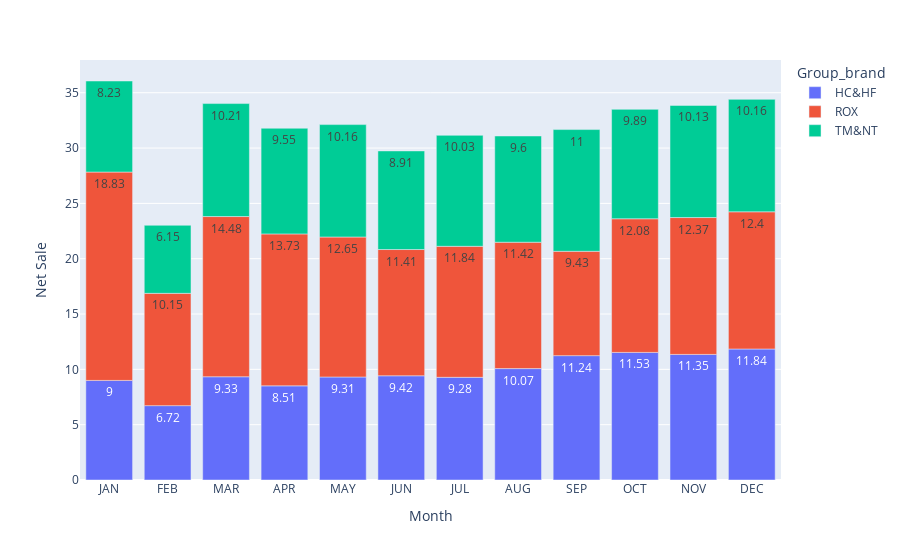

The notebook cell this image was saved under:
### Code cell
fig = px.bar(df1_3, x='Month', y='Net Sale', color='Group_brand', text='Net Sale')
fig.show()

### Figure 1 — Plotly figure (JSON) as saved in the notebook; plotly's stock layout.template omitted (floating-point values rounded to 4 significant figures)
{"data": [{"alignmentgroup": "True", "hovertemplate": "Group_brand=HC&HF<br>Month=%{x}<br>Net Sale=%{text}<extra></extra>", "legendgroup": "HC&HF", "marker": {"color": "#636efa", "pattern": {"shape": ""}}, "name": "HC&HF", "offsetgroup": "HC&HF", "orientation": "v", "showlegend": true, "text": [9, 6.72, 9.33, 8.51, 9.31, 9.42, 9.28, 10.07, 11.24, 11.53, 11.35, 11.84], "textposition": "auto", "type": "bar", "x": ["JAN", "FEB", "MAR", "APR", "MAY", "JUN", "JUL", "AUG", "SEP", "OCT", "NOV", "DEC"], "xaxis": "x", "y": [9, 6.72, 9.33, 8.51, 9.31, 9.42, 9.28, 10.07, 11.24, 11.53, 11.35, 11.84], "yaxis": "y"}, {"alignmentgroup": "True", "hovertemplate": "Group_brand=ROX<br>Month=%{x}<br>Net Sale=%{text}<extra></extra>", "legendgroup": "ROX", "marker": {"color": "#EF553B", "pattern": {"shape": ""}}, "name": "ROX", "offsetgroup": "ROX", "orientation": "v", "showlegend": true, "text": [18.83, 10.15, 14.48, 13.73, 12.65, 11.41, 11.84, 11.42, 9.43, 12.08, 12.37, 12.4], "textposition": "auto", "type": "bar", "x": ["JAN", "FEB", "MAR", "APR", "MAY", "JUN", "JUL", "AUG", "SEP", "OCT", "NOV", "DEC"], "xaxis": "x", "y": [18.83, 10.15, 14.48, 13.73, 12.65, 11.41, 11.84, 11.42, 9.43, 12.08, 12.37, 12.4], "yaxis": "y"}, {"alignmentgroup": "True", "hovertemplate": "Group_brand=TM&NT<br>Month=%{x}<br>Net Sale=%{text}<extra></extra>", "legendgroup": "TM&NT", "marker": {"color": "#00cc96", "pattern": {"shape": ""}}, "name": "TM&NT", "offsetgroup": "TM&NT", "orientation": "v", "showlegend": true, "text": [8.23, 6.15, 10.21, 9.55, 10.16, 8.91, 10.03, 9.6, 11, 9.89, 10.13, 10.16], "textposition": "auto", "type": "bar", "x": ["JAN", "FEB", "MAR", "APR", "MAY", "JUN", "JUL", "AUG", "SEP", "OCT", "NOV", "DEC"], "xaxis": "x", "y": [8.23, 6.15, 10.21, 9.55, 10.16, 8.91, 10.03, 9.6, 11, 9.89, 10.13, 10.16], "yaxis": "y"}], "layout": {"barmode": "relative", "legend": {"title": {"text": "Group_brand"}, "tracegroupgap": 0}, "margin": {"t": 60}, "xaxis": {"anchor": "y", "domain": [0, 1], "title": {"text": "Month"}}, "yaxis": {"anchor": "x", "domain": [0, 1], "title": {"text": "Net Sale"}}}}
